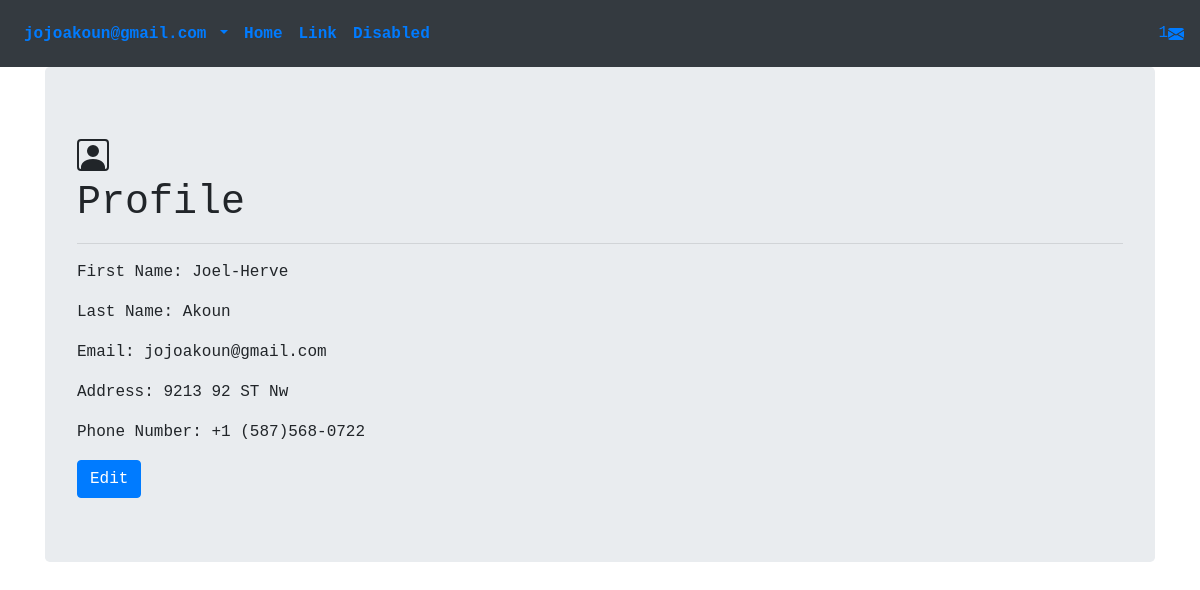
The page /accounts/profile/ (signed in) on the database its author committed.
### accounts/models.py (models this page shows, shortened)
class User(AbstractBaseUser):
    email = models.EmailField(
        verbose_name='email address',
        max_length=255,
        unique=True,
    )
    is_active = models.BooleanField(default=True)
    staff = models.BooleanField(default=False) # a admin user; non super-user
    admin = models.BooleanField(default=False) # a superuser
    USERNAME_FIELD = 'email'
    REQUIRED_FIELDS = [] # Email & Password are required by default.
    objects = UserManager()

class Profile(models.Model):
    user = models.OneToOneField(User, on_delete=models.CASCADE,blank=True, null=True)
    first_name = models.CharField(max_length=30, blank=True, null=True)
    last_name = models.CharField(max_length=30, blank=True, null=True)
    address = models.CharField(max_length=30, blank=True, null=True)
    phone_number = models.CharField(max_length=30, blank=True, null=True)

### accounts/views.py (the view)
# urls.py: path('profile/',views.ProfileView.as_view(),name='profile'),
class ProfileView(LoginRequiredMixin,DetailView):
    template_name='accounts/profile.html'
    def get_object(self):
        return get_object_or_404(get_user_model(),pk=self.request.user.id)

### accounts/templates/accounts/profile.html (shortened to what this page needs)
<!DOCTYPE html>
{% extends 'base.html' %}
{% load static %}
{% load bootstrap4 %}
{% block content %}
    <div class="container text-monospace">
        <div class="jumbotron">
			<h1>Profile</h1>
			<hr>
            <p>First Name: {{user.profile.first_name}}</p>
			<p>Last Name: {{user.profile.last_name}}</p>
			<p>Email: {{user.email}}</p>
            <p>Address: {{user.profile.address}}</p>
            <p>Phone Number: {{user.profile.phone_number}}</p>
            <a class="btn btn-primary" href="">Edit</a>
        </div>
    </div>
{% endblock content %}

### templates/base.html (shortened to what this page needs)
<!DOCTYPE html>
{% load static %}
{% load bootstrap4 %}
<html lang="en">
<head>
	<link rel="stylesheet" href="https://stackpath.bootstrapcdn.com/bootstrap/4.5.0/css/bootstrap.min.css">
	<link rel="stylesheet" href="{% static 'css/main.css'%}">
</head>
<body>
	<nav class="navbar navbar-expand-lg navbar-primary bg-dark font-weight-bolder text-monospace">
		{% if request.user.is_authenticated %}
			<div class="collapse navbar-collapse " id="navbarSupportedContent">
				<ul class="navbar-nav mr-auto">
					<li class="nav-item dropdown">
						<a class="nav-link dropdown-toggle" href="#" id="navbarDropdown" role="button" data-toggle="dropdown" aria-haspopup="true" aria-expanded="false">
							{{request.user.email}}
						</a>
					</li>
					<li class="nav-item active">
					<a class="nav-link" href="{% url 'home'%}">Home <span class="sr-only">(current)</span></a>
					</li>
					<li class="nav-item active">
					<a class="nav-link" href="#">Link</a>
					</li>
					<li class="nav-item active">
					<a class="nav-link" href="#" tabindex="-1" aria-disabled="true">Disabled</a>
					</li>
				</ul>
				<div class="form-inline my-2 my-lg-3 text-primary h6 ">
					1
					</div>
			</div>
		{% endif %}
	</nav>
	{% block content %}
	{% endblock content %}
</body>
</html>

### rows shown on the page
User: user.email "jojoakoun@gmail.com", profile.first_name "Joel-Herve", profile.last_name "Akoun", email "jojoakoun@gmail.com", profile.address "9213 92 ST Nw", profile.phone_number "+1 (587)568-0722"
